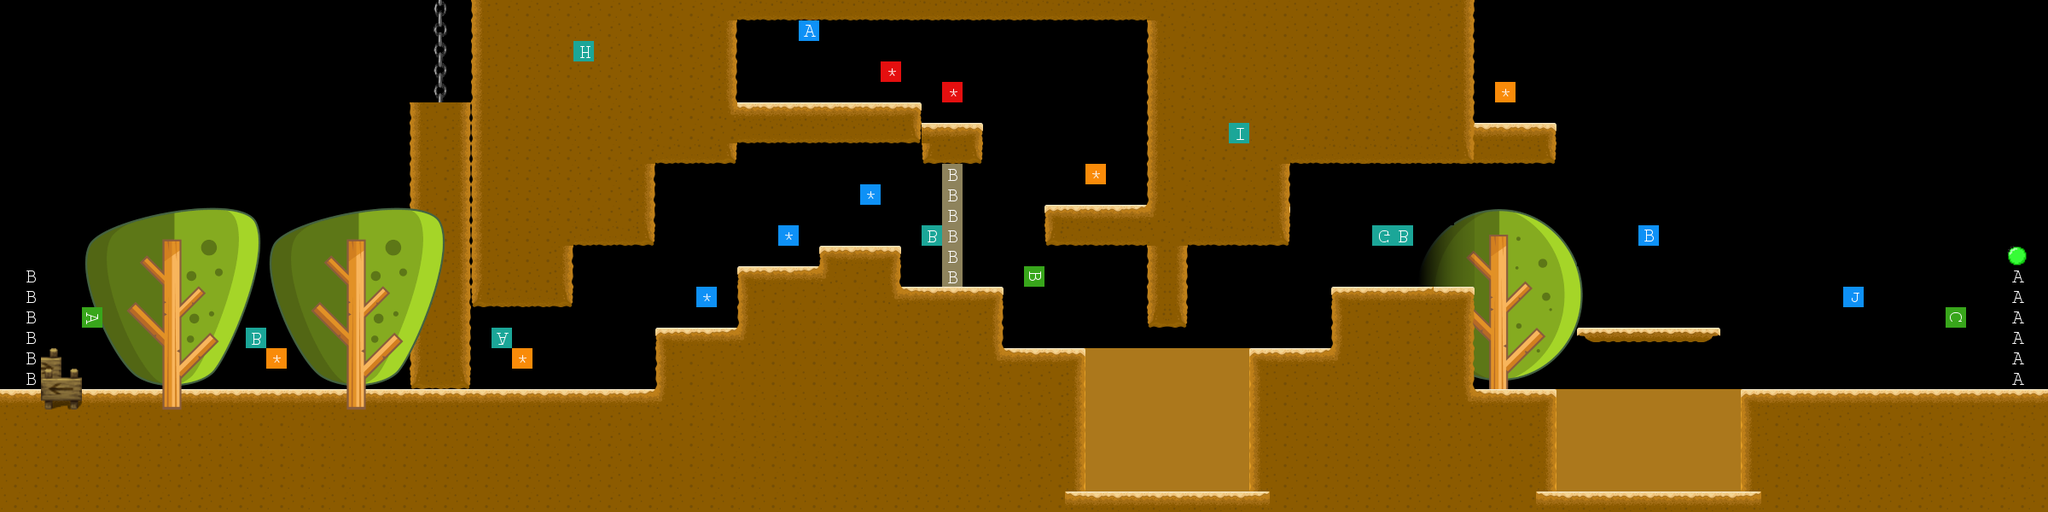

A 2D game scene composited from a Tiled map and its tileset images. What follows is a short description and the map's XML, with each tile layer's data collapsed to a summary:
An orthogonal 100x25 tile map with 24x24 px tiles, 17 tile layers (DecorationBackground_1, DecorationBackground_2, DecorationBack_1, Base_1, ...), 12 tilesets and 3 objects (1, 2, 3).

<map version="1.2" tiledversion="1.3.0" orientation="orthogonal" renderorder="right-down" compressionlevel="0" width="100" height="25" tilewidth="24" tileheight="24" infinite="0" nextlayerid="36" nextobjectid="4">
 <tileset firstgid="1" name="BaseDessert" tilewidth="24" tileheight="24" spacing="1" margin="1" tilecount="8" columns="8">
  <image source="maps/BaseDessert.png" width="201" height="26" />
 </tileset>
 <tileset firstgid="9" name="SolidDessert" tilewidth="24" tileheight="24" spacing="1" margin="1" tilecount="8" columns="8">
  <image source="maps/SolidDessert.png" width="201" height="26" />
 </tileset>
 <tileset firstgid="17" name="Location" tilewidth="24" tileheight="24" tilecount="100" columns="10">
  <image source="maps/Location.png" width="240" height="240" />
 </tileset>
 <tileset firstgid="117" name="Notification" tilewidth="24" tileheight="24" tilecount="100" columns="10">
  <image source="maps/Notification.png" width="240" height="240" />
 </tileset>
 <tileset firstgid="217" name="Stone" tilewidth="24" tileheight="24" tilecount="8" columns="4">
  <image source="maps/Stone.png" width="96" height="48" />
 </tileset>
 <tileset firstgid="225" name="Flags" tilewidth="24" tileheight="24" tilecount="330" columns="30">
  <image source="maps/MarioFlags.png" width="720" height="264" />
 </tileset>
 <tileset firstgid="555" name="OtherFlags" tilewidth="24" tileheight="24" tilecount="1024" columns="32">
  <image source="maps/OtherFlags.png" width="768" height="768" />
 </tileset>
 <tileset firstgid="1579" name="OrangeLiquid" tilewidth="24" tileheight="24" spacing="1" margin="1" tilecount="30" columns="6">
  <image source="maps/OrangeWater.png" width="151" height="126" />
 </tileset>
 <tileset firstgid="1609" name="DarkBackground" tilewidth="24" tileheight="24" spacing="1" margin="1" tilecount="30" columns="6">
  <image source="maps/DarkWater.png" width="151" height="126" />
 </tileset>
 <tileset firstgid="1639" name="FantasticTrees" tilewidth="24" tileheight="24" tilecount="4650" columns="62">
  <image source="maps/FantasticTrees.png" width="1500" height="1800" />
 </tileset>
 <tileset firstgid="6289" name="BlankVanish" tilewidth="24" tileheight="24" tilecount="36" columns="6">
  <image source="maps/BlankVanish.png" width="144" height="144" />
 </tileset>
 <tileset firstgid="6325" name="Ladder" tilewidth="24" tileheight="24" tilecount="36" columns="12">
  <image source="maps/Ladder.png" width="288" height="72" />
 </tileset>
 <layer id="26" name="DecorationBackground_1" width="100" height="25">
  <data>[2500 cells, 1227 non-empty, 80 distinct tile ids]</data>
 </layer>
 <layer id="27" name="DecorationBackground_2" width="100" height="25">
  <data>[2500 cells, 45 non-empty, 6 distinct tile ids]</data>
 </layer>
 <layer id="4" name="DecorationBack_1" width="100" height="25">
  <data>[2500 cells, 44 non-empty, 11 distinct tile ids]</data>
 </layer>
 <layer id="1" name="Base_1" width="100" height="25">
  <data>[2500 cells, 125 non-empty, 7 distinct tile ids]</data>
 </layer>
 <layer id="33" name="Base_2" width="100" height="25">
  <properties>
   <property name="DIRECTION" value="0,-2,0" />
   <property name="LENGTH" value="120" />
   <property name="SPEED" value="1" />
   <property name="TYPEMOV" value="2" />
  </properties>
  <data>[2500 cells, 7 non-empty, 3 distinct tile ids]</data>
 </layer>
 <layer id="34" name="Base_3" width="100" height="25">
  <data>[2500 cells, 3 non-empty, 2 distinct tile ids]</data>
 </layer>
 <layer id="2" name="Solid_1" width="100" height="25">
  <data>[2500 cells, 751 non-empty, 8 distinct tile ids]</data>
 </layer>
 <layer id="30" name="Solid_2" width="100" height="25">
  <data>[2500 cells, 72 non-empty, 3 distinct tile ids]</data>
 </layer>
 <layer id="31" name="Solid_3" width="100" height="25">
  <data>[2500 cells, 138 non-empty, 4 distinct tile ids]</data>
 </layer>
 <layer id="32" name="Solid_4" width="100" height="25">
  <data>[2500 cells, 0 non-empty, 0 distinct tile ids]</data>
 </layer>
 <layer id="35" name="Solid_Door" width="100" height="25">
  <data>[2500 cells, 47 non-empty, 9 distinct tile ids]</data>
 </layer>
 <layer id="18" name="Liquid_1" width="100" height="25" opacity="0.75">
  <properties>
   <property name="ACCELERATION" value="0.35" />
   <property name="LOOPS" value="2" />
   <property name="SPEED" value="2" />
   <property name="TILES" value="1,2,3,4,5,6,7,8,9,10,11,12,13,14,15,16,17,18,19,20,21,22,23,24" />
   <property name="TYPEUPDATE" value="0" />
  </properties>
  <data>[2500 cells, 64 non-empty, 2 distinct tile ids]</data>
 </layer>
 <layer id="9" name="Liquid_2" width="100" height="25" opacity="0.75">
  <properties>
   <property name="ACCELERATION" value="0.35" />
   <property name="LOOPS" value="2" />
   <property name="SPEED" value="2" />
   <property name="TILES" value="1,2,3,4,5,6,7,8,9,10,11,12,13,14,15,16,17,18,19,20,21,22,23,24" />
   <property name="TYPEUPDATE" value="0" />
  </properties>
  <data>[2500 cells, 54 non-empty, 2 distinct tile ids]</data>
 </layer>
 <layer id="8" name="Base_Lake" width="100" height="25">
  <data>[2500 cells, 21 non-empty, 3 distinct tile ids]</data>
 </layer>
 <layer id="3" name="DecorationFront_1" width="100" height="25">
  <data>[2500 cells, 191 non-empty, 101 distinct tile ids]</data>
 </layer>
 <layer id="5" name="Location" width="100" height="25">
  <data>[2500 cells, 22 non-empty, 14 distinct tile ids]</data>
 </layer>
 <layer id="6" name="Notification" width="100" height="25">
  <data>[2500 cells, 18 non-empty, 3 distinct tile ids]</data>
 </layer>
 <objectgroup id="7" name="ObjectZone">
  <object id="2" name="1" x="912" y="0" width="72" height="72">
   <properties>
    <property name="0" value="YES" />
    <property name="1" value="NO" />
    <property name="10" value="4" />
    <property name="2" value="NO" />
    <property name="3" value="NO" />
    <property name="4" value="0,6,21" />
    <property name="5" value="0" />
    <property name="6" value="80" />
    <property name="7" value="1000" />
    <property name="8" value="5" />
    <property name="9" value="71150" />
   </properties>
  </object>
  <object id="3" name="2" x="1896" y="240" width="72" height="72">
   <properties>
    <property name="0" value="YES" />
    <property name="1" value="NO" />
    <property name="10" value="4" />
    <property name="2" value="NO" />
    <property name="3" value="NO" />
    <property name="4" value="0,6,21" />
    <property name="5" value="0" />
    <property name="6" value="80" />
    <property name="7" value="1000" />
    <property name="8" value="5" />
    <property name="9" value="71151" />
   </properties>
  </object>
  <object id="1" name="3" x="2136" y="312" width="72" height="72">
   <properties>
    <property name="0" value="YES" />
    <property name="1" value="NO" />
    <property name="10" value="2" />
    <property name="2" value="NO" />
    <property name="3" value="NO" />
    <property name="4" value="0,6,21" />
    <property name="5" value="0" />
    <property name="6" value="40" />
    <property name="7" value="2000" />
    <property name="8" value="7" />
    <property name="9" value="71152" />
   </properties>
  </object>
 </objectgroup>
</map>
